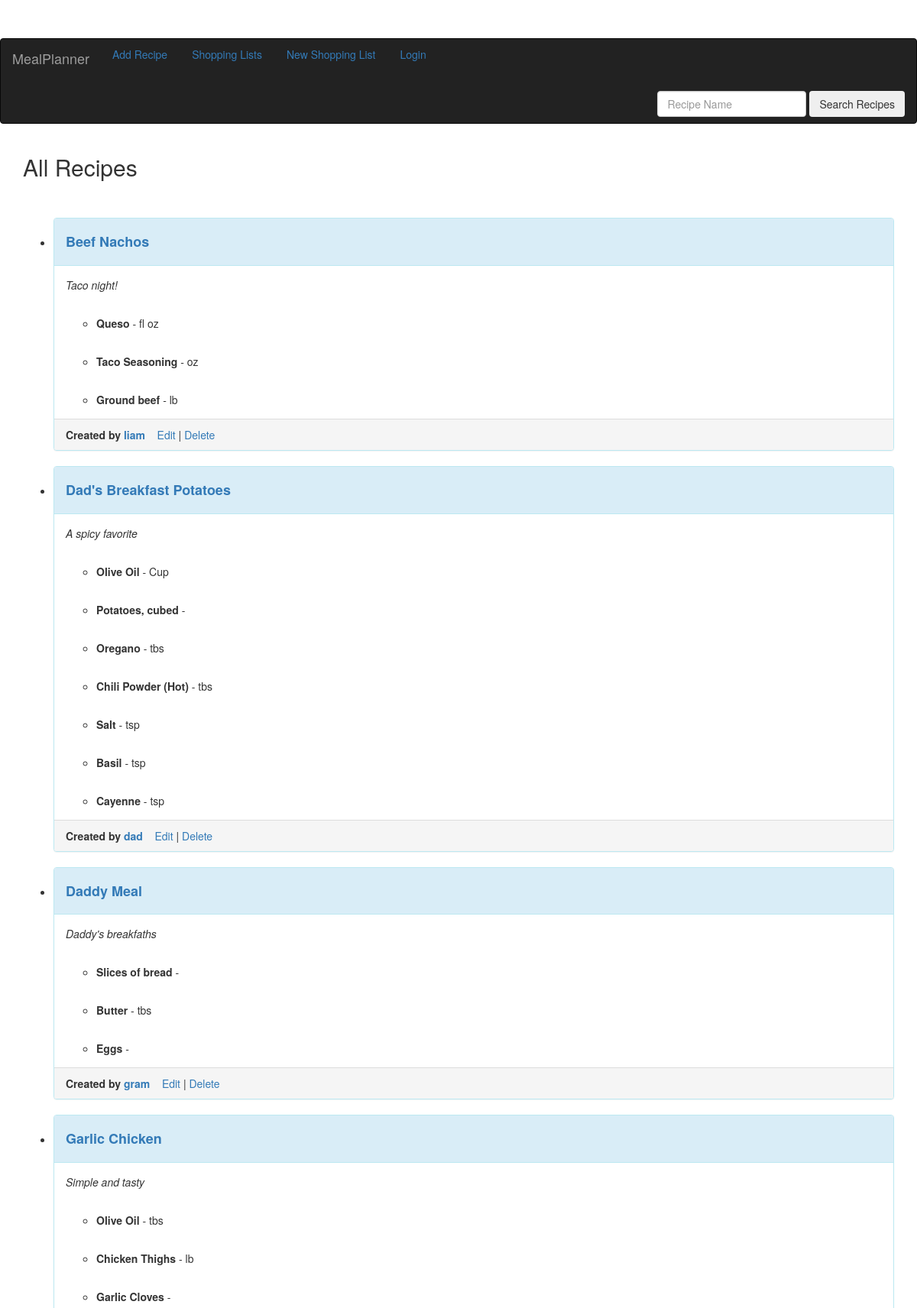
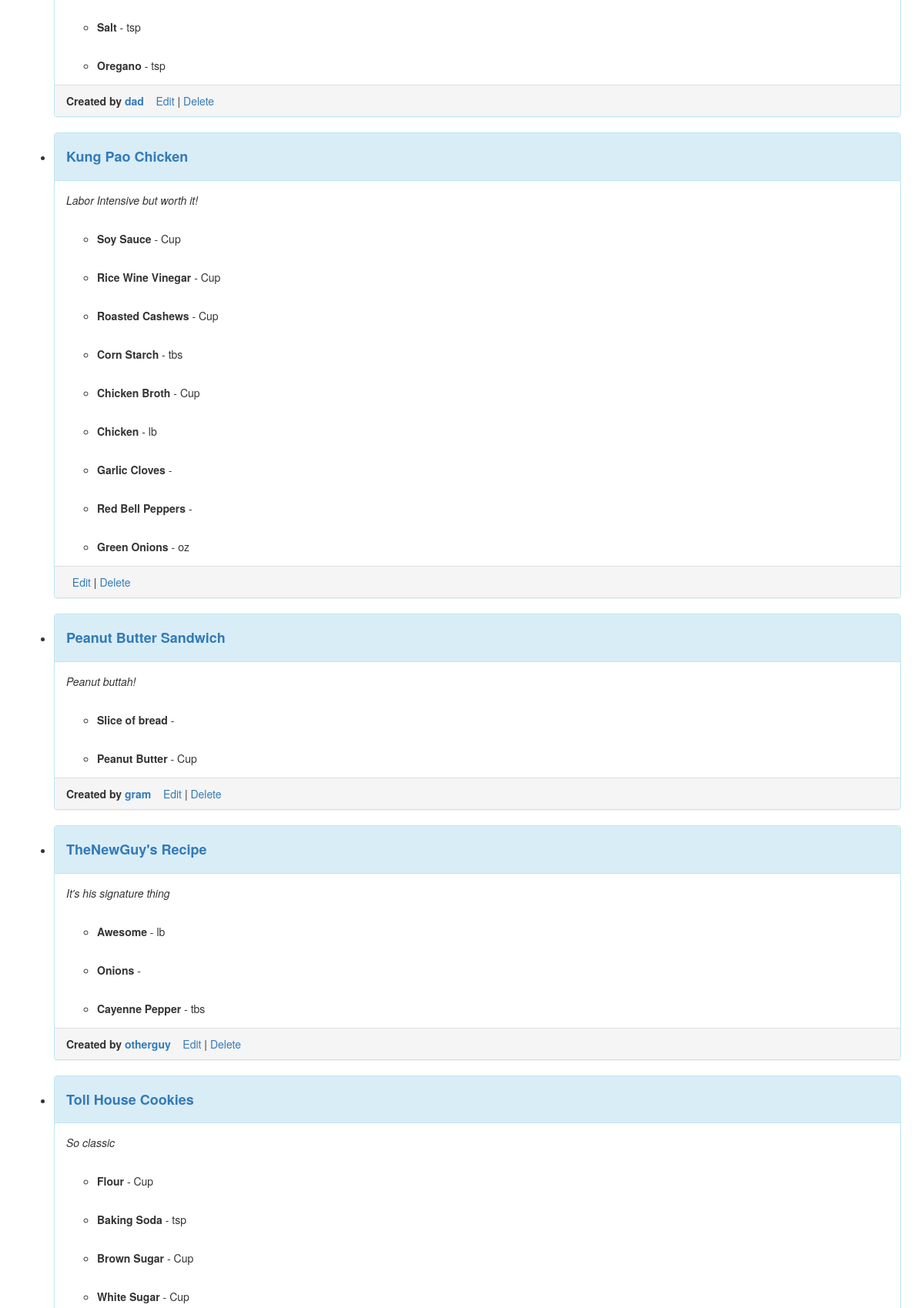
Page /mealplanner/ (upper part) on the committed database (2 pictures, top to bottom).
### mealplanner/models.py (models this page shows, shortened)
class Recipe(models.Model):
    name = models.CharField(max_length=100)
    created = models.DateTimeField(auto_now_add = True)
    text = models.CharField(max_length=255)
    author = models.ForeignKey(User, blank=True, null=True)
    class Meta:
        ordering = ('name',)

class Ingredient(models.Model):
    CUP = 'CP'
    TABLESPOON = 'TB'
    TEASPOON = 'TS'
    POUND = 'LB'
    OUNCE = 'OZ'
    FLOUNCE = 'FO'
    NONE = 'NA'
    PRODUCE = 'PR'
    SPICES = 'SP'
    DAIRY = 'DY'
    MEAT = 'MT'
    FREEZER = 'FR'
    BAKING = 'BK'
    BAKERY = 'BY'
    CANNED = 'CN'
    UNIT_OF_MEASURE_CHOICES = (
        (CUP, 'Cup'),
        (TABLESPOON, 'tbs'),
        (TEASPOON, 'tsp'),
        (POUND, 'lb'),
        (OUNCE, 'oz'),
        (FLOUNCE, 'fl oz'),
        (NONE, 'none'),
    )
    CATEGORY_CHOICES = (
        (PRODUCE, 'Produce'),
        (SPICES, 'Spices'),
        (DAIRY, 'Dairy'),
        (MEAT, 'Meat'),
        (FREEZER, 'Refridgerated / Freezer'),
        (BAKING, 'Baking'),
        (BAKERY, 'Bakery'),
        (CANNED, 'Canned / Packaged'),
    )
    name = models.CharField(max_length=55)
    recipe = models.ForeignKey(Recipe)
    category = models.CharField(
        max_length=2,
        choices=CATEGORY_CHOICES,
    )
    quantity = DecimalFractionField(
        max_digits=4,
        decimal_places=2,
        limit_denominator=8,
        coerce_thirds=True,
    )
    unitOfMeasure = models.CharField(
        max_length=2,
        choices=UNIT_OF_MEASURE_CHOICES,
        default=CUP,
    )
    quantity_2 = DecimalFractionField(
        max_digits=4,
        decimal_places=2,
        limit_denominator=8,
        coerce_thirds=True,
        default=0,
        )
    unitOfMeasure_2 = models.CharField(
        max_length=2,
        choices=UNIT_OF_MEASURE_CHOICES,
        default=NONE,
    )
    class Meta:
        ordering = ('category',)

### mealplanner/views.py (the view)
class RecipeIndex(ListView):
    model = Recipe
    title = 'All Recipes'
    template_name = 'mealplanner/recipe_index.html'

### mealplanner/templates/mealplanner/recipe_index.html (shortened to what this page needs)
{% extends "mealplanner/base.html" %}
{% block content %}
{% load fractions %}
<div class="container">
    <h2>{{ view.title }}</h2>
    <br>
    <br>
    {% for recipe in object_list %}
    <ul>
            <li>
                <div class="panel panel-info">
                <div class="panel-heading">
                    <h4><a href="{% url 'mealplanner:recipe-detail' recipe.pk %}"><strong>{{ recipe.name }}</strong></a></h4>
                </div>
                    <div class="panel-body"><i>{{ recipe.text }}</i></div>
                    {% for ingredient in recipe.ingredient_set.all %}
                    <div class="panel-body">
                        <ul>
                            <li><strong>{{ ingredient.name }}</strong>
                            - {% display_fraction ingredient.quantity allow_mixed_numbers=True %}
                            {% if not ingredient.unitOfMeasure == 'NA' %}
                            {{ ingredient.get_unitOfMeasure_display }}
                            {% endif %}
                    </div>
                    {% endfor %}
                    <div class="panel-footer">
                        <table>
                            <tr>
                                {% if recipe.author %}
                                <td>
                                    <strong>Created by <a href="{% url 'mealplanner:user-recipes' pk=recipe.author.id %}">{{ recipe.author.username }}</a></strong>&nbsp;&nbsp;
                                </td>
                                {% endif %}
                                <td>
                                    &nbsp;&nbsp;<a href="{% url 'mealplanner:recipe-update' recipe.pk %}">Edit</a> | <a href="{% url 'mealplanner:recipe-delete' recipe.pk %}">Delete</a>
                                </td>
                            </tr>
                        </table>
                    </div>
                </div>
    </ul>
    {% endfor %}
</div>
{% endblock %}

### mealplanner/static/mealplanner/starter-template.css (style rules this page uses)
body { padding-top: 5rem; }

### rows in the picture
Recipe: name "Beef Nachos", text "Taco night!", author.username "liam"
Ingredient: name "Queso", unitOfMeasure "fl oz"
Ingredient: name "Taco Seasoning", unitOfMeasure "oz"
Ingredient: name "Ground beef", unitOfMeasure "lb"
Recipe: name "Dad's Breakfast Potatoes", text "A spicy favorite", author.username "dad"
Ingredient: name "Olive Oil", unitOfMeasure "Cup"
Ingredient: name "Potatoes, cubed"
Ingredient: name "Oregano", unitOfMeasure "tbs"
Ingredient: name "Chili Powder (Hot)", unitOfMeasure "tbs"
Ingredient: name "Salt", unitOfMeasure "tsp"
Ingredient: name "Basil", unitOfMeasure "tsp"
Ingredient: name "Cayenne", unitOfMeasure "tsp"
Recipe: name "Daddy Meal", text "Daddy's breakfaths", author.username "gram"
Ingredient: name "Slices of bread"
Ingredient: name "Butter", unitOfMeasure "tbs"
Ingredient: name "Eggs"
Recipe: name "Garlic Chicken", text "Simple and tasty", author.username "dad"
Ingredient: name "Olive Oil", unitOfMeasure "tbs"
Ingredient: name "Chicken Thighs", unitOfMeasure "lb"
Ingredient: name "Garlic Cloves"
Ingredient: name "Salt", unitOfMeasure "tsp"
Ingredient: name "Oregano", unitOfMeasure "tsp"
Recipe: name "Kung Pao Chicken", text "Labor Intensive but worth it!"
Ingredient: name "Soy Sauce", unitOfMeasure "Cup"
Ingredient: name "Rice Wine Vinegar", unitOfMeasure "Cup"
Ingredient: name "Roasted Cashews", unitOfMeasure "Cup"
Ingredient: name "Corn Starch", unitOfMeasure "tbs"
Ingredient: name "Chicken Broth", unitOfMeasure "Cup"
Ingredient: name "Chicken", unitOfMeasure "lb"
Ingredient: name "Garlic Cloves"
Ingredient: name "Red Bell Peppers"
Ingredient: name "Green Onions", unitOfMeasure "oz"
Recipe: name "Peanut Butter Sandwich", text "Peanut buttah!", author.username "gram"
Ingredient: name "Slice of bread"
Ingredient: name "Peanut Butter", unitOfMeasure "Cup"
Recipe: name "TheNewGuy's Recipe", text "It's his signature thing", author.username "otherguy"
Ingredient: name "Awesome", unitOfMeasure "lb"
Ingredient: name "Onions"
Ingredient: name "Cayenne Pepper", unitOfMeasure "tbs"
Recipe: name "Toll House Cookies", text "So classic"
Ingredient: name "Flour", unitOfMeasure "Cup"
Ingredient: name "Baking Soda", unitOfMeasure "tsp"
Ingredient: name "Brown Sugar", unitOfMeasure "Cup"
Ingredient: name "White Sugar", unitOfMeasure "Cup"

### other values in the picture
{{ view.title }} "All Recipes"
